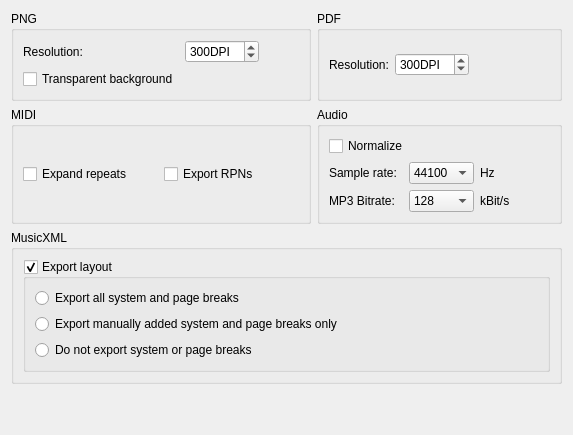
     <widget class="QWidget" name="tabExport">
      <property name="accessibleName">
       <string>Export tab</string>
      </property>
      <attribute name="title">
       <string>Export</string>
      </attribute>
      <layout class="QGridLayout" name="gridLayout_3">
       <item row="4" column="0">
        <spacer>
         <property name="orientation">
          <enum>Qt::Vertical</enum>
         </property>
         <property name="sizeHint" stdset="0">
          <size>
           <width>20</width>
           <height>40</height>
          </size>
         </property>
        </spacer>
       </item>
       <item row="0" column="0">
        <widget class="QGroupBox" name="groupBox_9">
         <property name="title">
          <string>PNG</string>
         </property>
         <layout class="QGridLayout" name="gridLayout_8">
          <item row="0" column="0">
           <widget class="QLabel" name="label_4">
            <property name="text">
             <string>Resolution:</string>
            </property>
           </widget>
          </item>
          <item row="1" column="0">
           <widget class="QCheckBox" name="pngTransparent">
            <property name="accessibleName">
             <string>Transparent background</string>
            </property>
            <property name="text">
             <string>Transparent background</string>
            </property>
           </widget>
          </item>
          <item row="0" column="2">
           <spacer name="horizontalSpacer_14">
            <property name="orientation">
             <enum>Qt::Horizontal</enum>
            </property>
            <property name="sizeHint" stdset="0">
             <size>
              <width>40</width>
              <height>20</height>
             </size>
            </property>
           </spacer>
          </item>
          <item row="0" column="1">
           <widget class="QSpinBox" name="pngResolution">
            <property name="accessibleName">
             <string>Resolution DPI</string>
            </property>
            <property name="accessibleDescription">
             <string>Choose resolution DPI</string>
            </property>
            <property name="suffix">
             <string extracomment="dots per inch">DPI</string>
            </property>
            <property name="minimum">
             <number>32</number>
            </property>
            <property name="maximum">
             <number>5000</number>
            </property>
            <property name="value">
             <number>300</number>
            </property>
           </widget>
          </item>
         </layout>
        </widget>
       </item>
       <item row="1" column="0">
        <widget class="QGroupBox" name="groupBox_8">
         <property name="sizePolicy">
          <sizepolicy hsizetype="Preferred" vsizetype="Preferred">
           <horstretch>0</horstretch>
           <verstretch>0</verstretch>
          </sizepolicy>
         </property>
         <property name="accessibleName">
          <string>MIDI</string>
         </property>
         <property name="title">
          <string>MIDI</string>
         </property>
         <layout class="QHBoxLayout" name="horizontalLayout">
          <item>
           <widget class="QCheckBox" name="expandRepeats">
            <property name="text">
             <string>Expand repeats</string>
            </property>
           </widget>
          </item>
          <item>
           <widget class="QCheckBox" name="exportRPNs">
            <property name="text">
             <string>Export RPNs</string>
            </property>
           </widget>
          </item>
         </layout>
        </widget>
       </item>
       <item row="3" column="0" colspan="2">
        <widget class="QGroupBox" name="exportMp3VBR">
         <property name="sizePolicy">
          <sizepolicy hsizetype="Preferred" vsizetype="Preferred">
           <horstretch>0</horstretch>
           <verstretch>0</verstretch>
          </sizepolicy>
         </property>
         <property name="accessibleName">
          <string>MusicXML</string>
         </property>
         <property name="title">
          <string>MusicXML</string>
         </property>
         <layout class="QVBoxLayout" name="verticalLayout_14">
          <item>
           <widget class="QGroupBox" name="exportLayout">
            <property name="title">
             <string>Export layout</string>
            </property>
            <property name="checkable">
             <bool>true</bool>
            </property>
            <layout class="QVBoxLayout" name="verticalLayout_11">
             <item>
              <widget class="QRadioButton" name="exportAllBreaks">
               <property name="text">
                <string>Export all system and page breaks</string>
               </property>
              </widget>
             </item>
             <item>
              <widget class="QRadioButton" name="exportManualBreaks">
               <property name="text">
                <string>Export manually added system and page breaks only</string>
               </property>
              </widget>
             </item>
             <item>
              <widget class="QRadioButton" name="exportNoBreaks">
               <property name="text">
                <string>Do not export system or page breaks</string>
               </property>
              </widget>
             </item>
            </layout>
            <zorder>exportNoBreaks</zorder>
            <zorder>exportAllBreaks</zorder>
            <zorder>exportManualBreaks</zorder>
           </widget>
          </item>
         </layout>
        </widget>
       </item>
       <item row="0" column="1">
        <widget class="QGroupBox" name="groupBox">
         <property name="title">
          <string>PDF</string>
         </property>
         <layout class="QHBoxLayout" name="horizontalLayout_4">
          <item>
           <widget class="QLabel" name="label_6">
            <property name="text">
             <string>Resolution:</string>
            </property>
           </widget>
          </item>
          <item>
           <widget class="QSpinBox" name="exportPdfDpi">
            <property name="accessibleName">
             <string>Resolution DPI</string>
            </property>
            <property name="accessibleDescription">
             <string>Choose resolution DPI</string>
            </property>
            <property name="suffix">
             <string extracomment="dots per inch">DPI</string>
            </property>
            <property name="minimum">
             <number>75</number>
            </property>
            <property name="maximum">
             <number>2400</number>
            </property>
            <property name="value">
             <number>300</number>
            </property>
           </widget>
          </item>
          <item>
           <spacer name="horizontalSpacer_3">
            <property name="orientation">
             <enum>Qt::Horizontal</enum>
            </property>
            <property name="sizeHint" stdset="0">
             <size>
              <width>40</width>
              <height>20</height>
             </size>
            </property>
           </spacer>
          </item>
         </layout>
        </widget>
       </item>
       <item row="1" column="1">
        <widget class="QGroupBox" name="groupBox_16">
         <property name="accessibleName">
          <string>Audio</string>
         </property>
         <property name="title">
          <string>Audio</string>
         </property>
         <layout class="QGridLayout" name="gridLayout_15">
          <item row="2" column="2">
           <widget class="QComboBox" name="exportMp3BitRate">
            <property name="currentText">
             <string>128</string>
            </property>
            <property name="currentIndex">
             <number>8</number>
            </property>
            <item>
             <property name="text">
              <string notr="true">32</string>
             </property>
            </item>
            <item>
             <property name="text">
              <string notr="true">40</string>
             </property>
            </item>
            <item>
             <property name="text">
              <string notr="true">48</string>
             </property>
            </item>
            <item>
             <property name="text">
              <string notr="true">56</string>
             </property>
            </item>
            <item>
             <property name="text">
              <string notr="true">64</string>
             </property>
            </item>
            <item>
             <property name="text">
              <string notr="true">80</string>
             </property>
            </item>
            <item>
             <property name="text">
              <string notr="true">96</string>
             </property>
            </item>
            <item>
             <property name="text">
              <string notr="true">112</string>
             </property>
            </item>
            <item>
             <property name="text">
              <string notr="true">128</string>
             </property>
            </item>
            <item>
             <property name="text">
              <string notr="true">160</string>
             </property>
            </item>
            <item>
             <property name="text">
              <string notr="true">192</string>
             </property>
            </item>
            <item>
             <property name="text">
              <string notr="true">224</string>
             </property>
            </item>
            <item>
             <property name="text">
              <string notr="true">256</string>
             </property>
            </item>
            <item>
             <property name="text">
              <string notr="true">320</string>
             </property>
            </item>
           </widget>
          </item>
          <item row="1" column="0">
           <widget class="QLabel" name="label_18">
            <property name="text">
             <string>Sample rate:</string>
            </property>
           </widget>
          </item>
          <item row="1" column="2">
           <widget class="QComboBox" name="exportAudioSampleRate">
            <property name="accessibleName">
             <string>Sample rate</string>
            </property>
            <property name="accessibleDescription">
             <string>Choose sample rate</string>
            </property>
            <property name="currentIndex">
             <number>1</number>
            </property>
            <item>
             <property name="text">
              <string notr="true">32000</string>
             </property>
            </item>
            <item>
             <property name="text">
              <string notr="true">44100</string>
             </property>
            </item>
            <item>
             <property name="text">
              <string notr="true">48000</string>
             </property>
            </item>
           </widget>
          </item>
          <item row="1" column="3">
           <widget class="QLabel" name="label_8">
            <property name="text">
             <string extracomment="Hertz">Hz</string>
            </property>
           </widget>
          </item>
          <item row="2" column="3">
           <widget class="QLabel" name="exportMp3BitRateUnit">
            <property name="text">
             <string>kBit/s</string>
            </property>
           </widget>
          </item>
          <item row="2" column="4">
           <spacer name="horizontalSpacer_19">
            <property name="orientation">
             <enum>Qt::Horizontal</enum>
            </property>
            <property name="sizeHint" stdset="0">
             <size>
              <width>40</width>
              <height>20</height>
             </size>
            </property>
           </spacer>
          </item>
          <item row="2" column="0">
           <widget class="QLabel" name="exportMp3BitRateLabel">
            <property name="text">
             <string>MP3 Bitrate:</string>
            </property>
           </widget>
          </item>
          <item row="0" column="0" colspan="3">
           <widget class="QCheckBox" name="normalize">
            <property name="text">
             <string>Normalize</string>
            </property>
           </widget>
          </item>
         </layout>
        </widget>
       </item>
      </layout>
     </widget>
